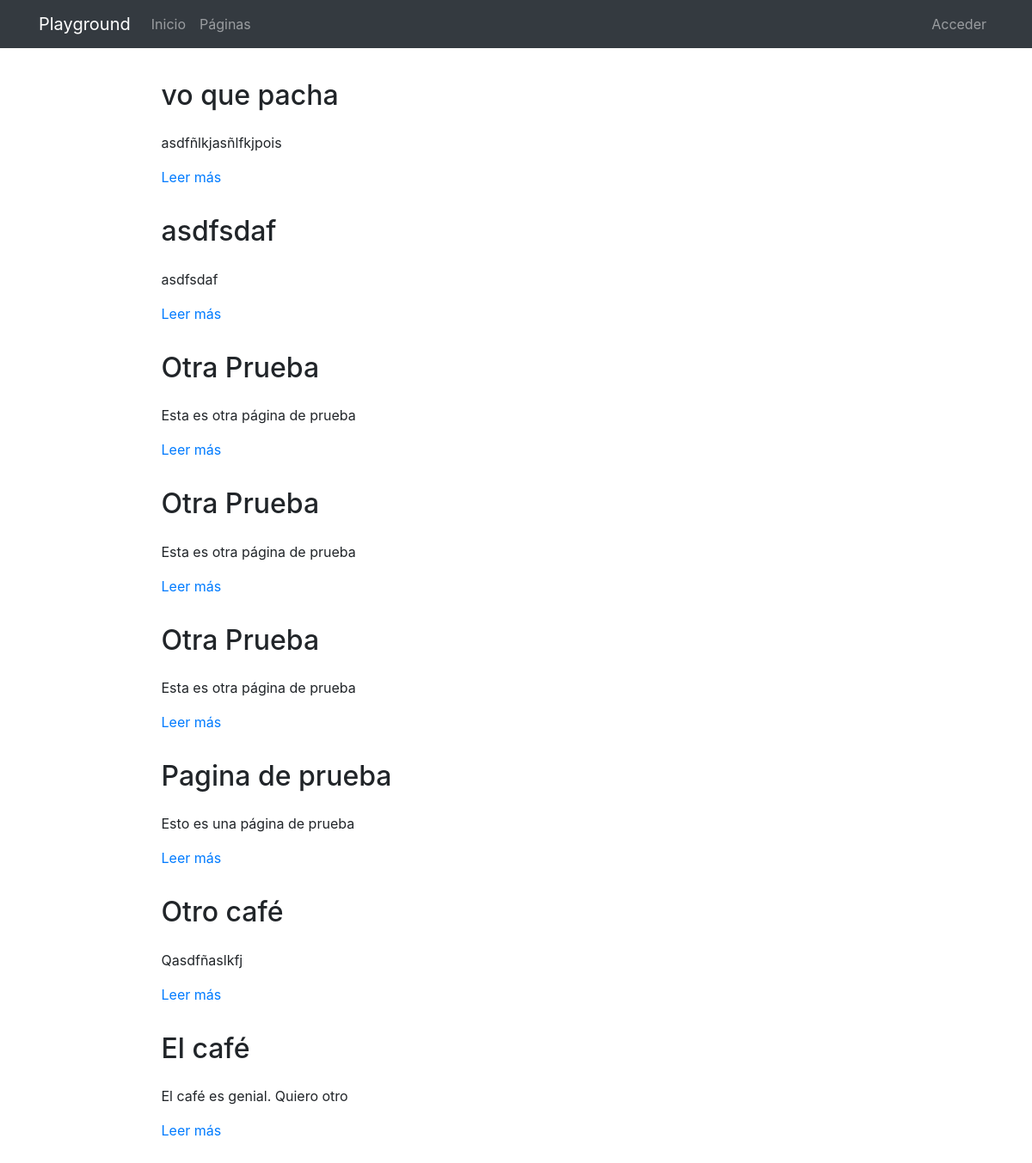
The page /pages/ on the database its author committed.
### pages/models.py (models this page shows, shortened)
class Page(models.Model):
    title = models.CharField(verbose_name="Título", max_length=200)
    content = RichTextField(verbose_name="Contenido")
    order = models.SmallIntegerField(verbose_name="Orden", default=0)
    created = models.DateTimeField(auto_now_add=True, verbose_name="Fecha de creación")
    updated = models.DateTimeField(auto_now=True, verbose_name="Fecha de edición")
    class Meta:
        verbose_name = "página"
        verbose_name_plural = "páginas"
        ordering = ['order', 'title']

### pages/views.py (the view)
# urls.py: path('', PageListView.as_view(), name='pages'),
class PageListView(ListView):
    model = Page

### pages/templates/pages/page_list.html (shortened to what this page needs)
{% extends 'core/base.html' %}
{% load static %}
{% block content %}
<main role="main">
  <div class="container mb-4">
    {% for page in page_list|dictsort:"id"  reversed %}
      <div class="row mt-3">
        <div class="col-md-9 mx-auto">
          <h2 class="mb-4">{{page.title}}</h2>
          <div>
            <p>{{page.content|striptags|safe|truncatechars:"200"}}</p>
            <p><a href="{% url 'pages:page' page.id page.title|slugify %}">Leer más</a>
            </p>
          </div>
        </div>
      </div>
    {% endfor %}
  </div>
</main>
{% endblock %}

### core/templates/core/base.html (shortened to what this page needs)
<!DOCTYPE html>
<html lang="es">
  <head>
    {% load static %}
    <link href="{% static 'core/vendor/bootstrap/css/bootstrap.min.css' %}" rel="stylesheet">
    <link href="{% static 'core/vendor/font-awesome/css/font-awesome.min.css' %}" rel="stylesheet" type="text/css">
    <link href="{% static 'core/css/main.css' %}" rel="stylesheet">
  </head>
  <body>
    <body>
      <nav class="navbar navbar-expand-lg navbar-dark bg-dark">
        <div class="container">
          <a class="navbar-brand" href="{% url 'home' %}">Playground</a>
          <div class="collapse navbar-collapse" id="ned">
            <ul class="navbar-nav mr-auto">
              <li class="nav-item">
                <a class="nav-link" href="{% url 'home' %}">Inicio</a>
              </li>
              <li class="nav-item">
                <a class="nav-link" href="{% url 'pages:pages' %}">Páginas</a>
              </li>
            </ul>
            <ul class="navbar-nav">
              <li class="nav-item">
                <a class="nav-link" href="/admin/">
                  {% if request.user.is_staff %}Admin{% else %}Acceder{% endif %}
                </a>
              </li>
            </ul>
          </div>
        </div>
      </nav>
      {% block content %}{% endblock %}
  </body>
</html>

### pages/templates/pages/includes/pages_menu.html (shortened to what this page needs)
{% load static %}

### core/static/core/css/main.css (style rules this page uses)
main { padding-top: 20px; }
:root { --jumbotron-padding-y: 3rem; }

### rows shown on the page
Page: title "vo que pacha", content "asdfñlkjasñlfkjpois"
Page: title "asdfsdaf", content "asdfsdaf"
Page: title "Otra Prueba", content "Esta es otra página de prueba"
Page: title "Otra Prueba", content "Esta es otra página de prueba"
Page: title "Otra Prueba", content "Esta es otra página de prueba"
Page: title "Pagina de prueba", content "Esto es una página de prueba"
Page: title "Otro café", content "Qasdfñaslkfj"
Page: title "El café", content "El café es genial. Quiero otro"
